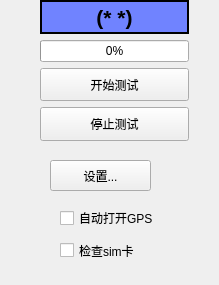
       <widget class="QWidget" name="page_12">
        <property name="geometry">
         <rect>
          <x>0</x>
          <y>0</y>
          <width>219</width>
          <height>285</height>
         </rect>
        </property>
        <attribute name="label">
         <string>GPS信号测试(检测SIM卡)</string>
        </attribute>
        <widget class="QWidget" name="layoutWidget">
         <property name="geometry">
          <rect>
           <x>40</x>
           <y>0</y>
           <width>149</width>
           <height>141</height>
          </rect>
         </property>
         <layout class="QVBoxLayout" name="verticalLayout">
          <item>
           <widget class="QLabel" name="lb_gps_result">
            <property name="enabled">
             <bool>true</bool>
            </property>
            <property name="font">
             <font>
              <pointsize>16</pointsize>
              <weight>75</weight>
              <bold>true</bold>
             </font>
            </property>
            <property name="autoFillBackground">
             <bool>false</bool>
            </property>
            <property name="styleSheet">
             <string notr="true">background-color: rgb(112, 131, 255);</string>
            </property>
            <property name="frameShape">
             <enum>QFrame::Box</enum>
            </property>
            <property name="frameShadow">
             <enum>QFrame::Plain</enum>
            </property>
            <property name="lineWidth">
             <number>2</number>
            </property>
            <property name="text">
             <string>(* *)</string>
            </property>
            <property name="alignment">
             <set>Qt::AlignCenter</set>
            </property>
           </widget>
          </item>
          <item>
           <widget class="QProgressBar" name="progressBar_gps_test">
            <property name="value">
             <number>0</number>
            </property>
            <property name="alignment">
             <set>Qt::AlignLeading|Qt::AlignLeft|Qt::AlignVCenter</set>
            </property>
            <property name="textVisible">
             <bool>true</bool>
            </property>
            <property name="textDirection">
             <enum>QProgressBar::TopToBottom</enum>
            </property>
           </widget>
          </item>
          <item>
           <widget class="QPushButton" name="pushButton_gps_start">
            <property name="sizePolicy">
             <sizepolicy hsizetype="Minimum" vsizetype="Preferred">
              <horstretch>0</horstretch>
              <verstretch>0</verstretch>
             </sizepolicy>
            </property>
            <property name="text">
             <string>开始测试</string>
            </property>
           </widget>
          </item>
          <item>
           <widget class="QPushButton" name="pushButton_gps_stop">
            <property name="sizePolicy">
             <sizepolicy hsizetype="Minimum" vsizetype="Preferred">
              <horstretch>0</horstretch>
              <verstretch>0</verstretch>
             </sizepolicy>
            </property>
            <property name="text">
             <string>停止测试</string>
            </property>
           </widget>
          </item>
         </layout>
        </widget>
        <widget class="QPushButton" name="pushButton_gps_setting">
         <property name="geometry">
          <rect>
           <x>50</x>
           <y>160</y>
           <width>101</width>
           <height>31</height>
          </rect>
         </property>
         <property name="text">
          <string>设置...</string>
         </property>
        </widget>
        <widget class="QCheckBox" name="cb_config_gps_autoopen">
         <property name="geometry">
          <rect>
           <x>60</x>
           <y>210</y>
           <width>101</width>
           <height>16</height>
          </rect>
         </property>
         <property name="text">
          <string>自动打开GPS</string>
         </property>
        </widget>
        <widget class="QCheckBox" name="cb_config_gps_checksim">
         <property name="geometry">
          <rect>
           <x>60</x>
           <y>240</y>
           <width>101</width>
           <height>21</height>
          </rect>
         </property>
         <property name="text">
          <string>检查sim卡</string>
         </property>
        </widget>
       </widget>
